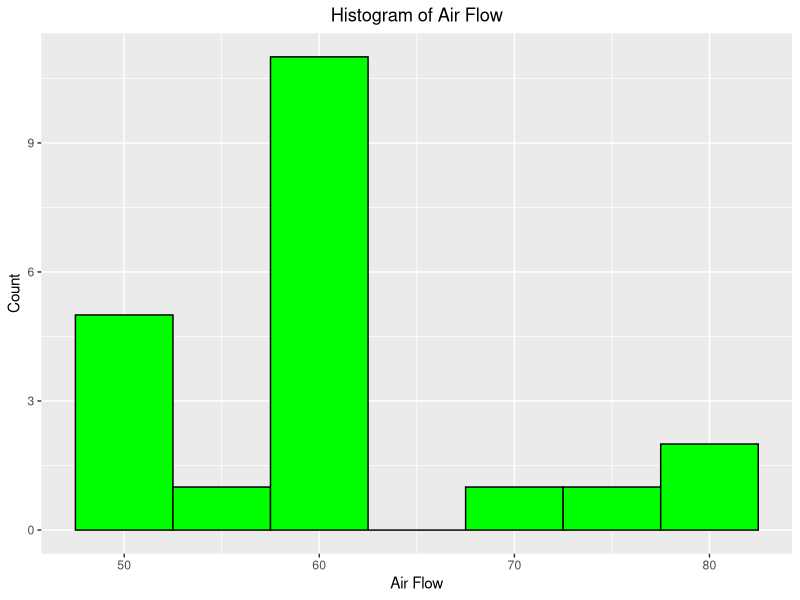
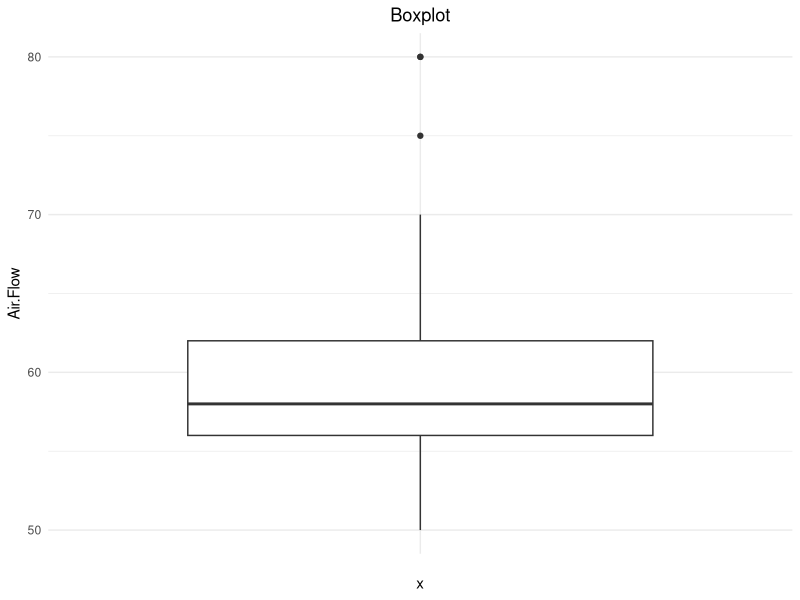
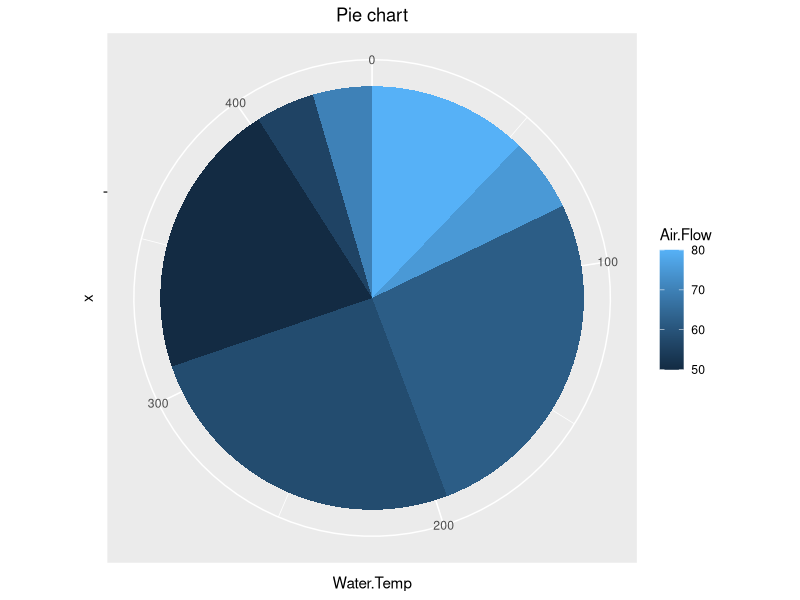
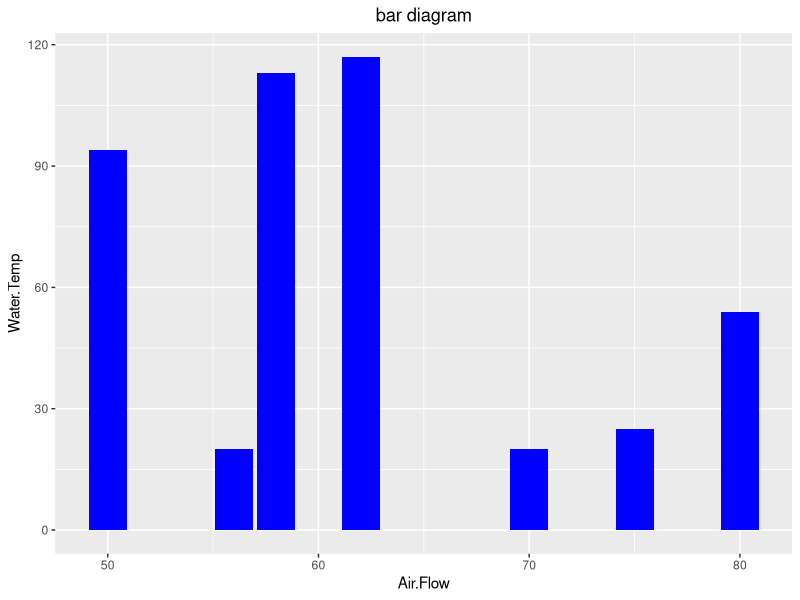
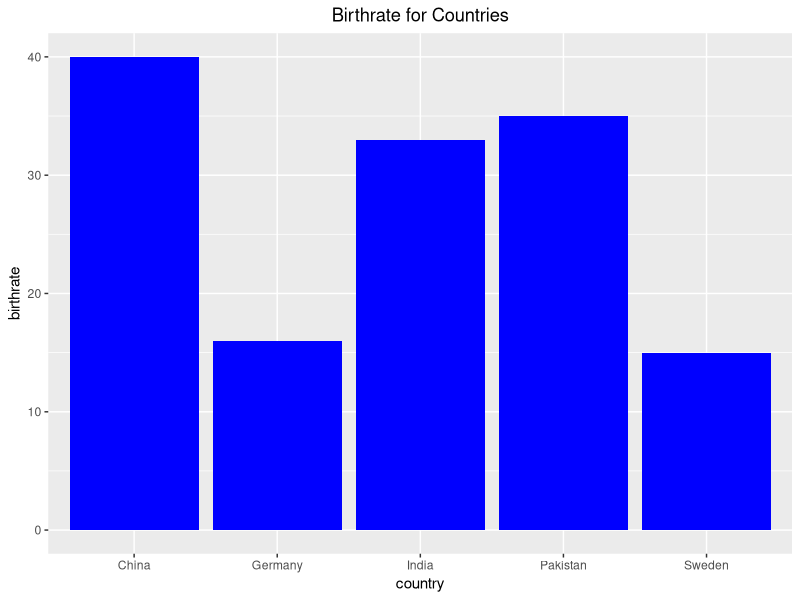
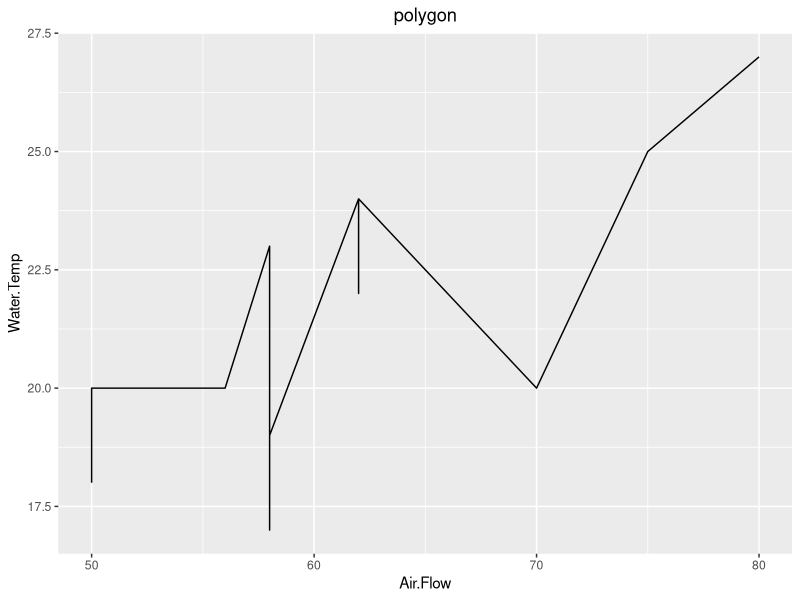
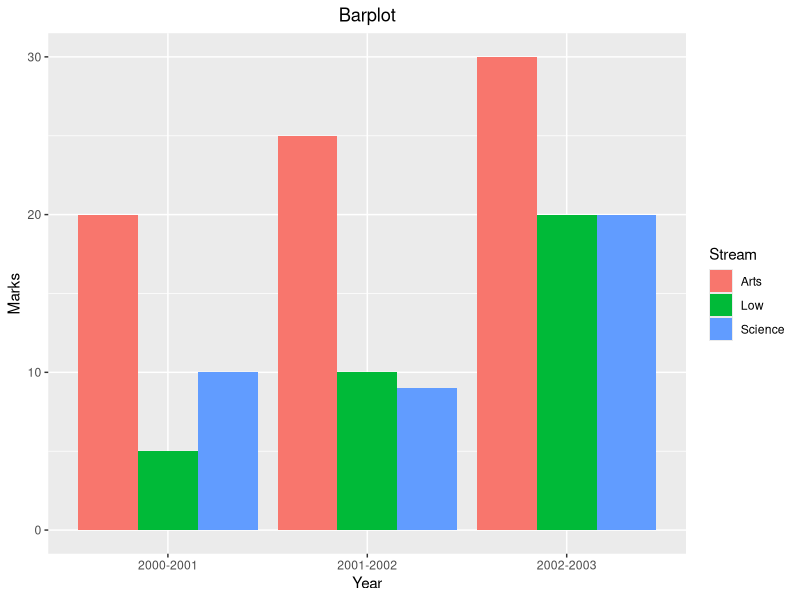
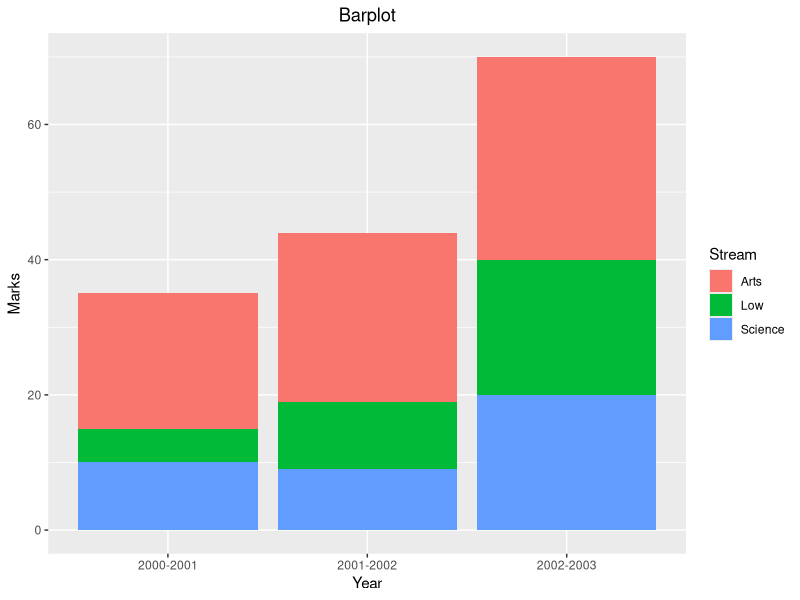

Recreate these plots in R, in order.
#Discrete observations
x=c(100,190,210,160,150,160,190,200,170,152)
x
n=length(x)
am=mean(x)
am
lx=log(x)
lx
gm=10^(mean(lx))
gm
hm=1/am
hm
hm= 1/(mean(1/x))
hm
tx =table(x)
tx
m=which(tx==max(tx))
m
stx=sort(unique(x))
stx
mo=stx[m]
mo
me=median(x)
me
q1=quantile(x,0.25)
q1
d3=quantile(x,0.3)
d3
cat("mean=",am,"\n")
cat("geometric mean=",gm,"\n")
cat("harmonic mean=",hm,"\n")
cat("mode=",mo,"\n")
cat("median=",me,"\n")
cat("quartile1=",q1,"\n")
cat("decile3=",d3,"\n")

#ungrouped frequency distribution

x=1:5
x
f=c(7,11,9,8,3)
f
y=rep(x,f)
y
n=sum(f)
n
am=mean(y)
am
ly=log(y)
ly
gm=10^(mean(ly))
gm
hm=n/sum(f/x)
hm
m=which(f==max(f))         
mo=x[m]
mo
me=median(y)
me
q3=quantile(y,0.75)
q3
d7=quantile(y,0.7)
d7
p69=quantile(y,0.69)
p69
cat("Mean=",am,"\n")
cat("Geometric mean=",gm,"\n")
cat("Harmonic mean=",hm,"\n")
cat("Mode=",mo,"\n")
cat("Median=",me,"\n")
cat("Quertile 3=",q3,"\n")
cat("Decile 7=",d7,"\n")
cat("Percentile 69=",p69,"\n")
  

#grouped data
lb=seq(410,470,10)
lb
ub=seq(420,480,10)
ub
h=10
h
f=c(14,20,42,54,45,18,7)
f
x=(ub+lb)/2
x
n= sum(f)
n
am=sum(f*x)/n
am
lx=log(x)
lx
gm=10^(sum(f*lx)/n)
gm
hm=n/sum(f/x)
hm
lcf =cumsum(f)
lcf
mc=min(which(lcf>=n/2))
mc
med=lb[mc]+(n/2-lcf[mc-1])*h/f[mc]
med
qc=min(which(lcf>=3*n/4))
qc
q3=lb[qc]+(3*n/4-lcf[qc-1])*h/f[qc]
q3
dc=min(which(lcf>=6*n/10))
d6=lb[dc]+(6*n/10-lcf[dc-1])*h/f[dc]
d6
moc=which(f==max(f))
moc
mo=lb[moc]+((f[moc]-f[moc-1])/(2*f[moc]-f[moc-1]-f[moc+1]))*h
mo
cat("Mean=",am,"\n")
cat("Geometric mean=",gm,"\n")
cat("Harmonic mean=",hm,"\n")
cat("Median=",med,"\n")
cat("Quartile 3=",q3,"\n")
cat("Decile 6=",d6,"\n")
cat("Mode=",mo,"\n")
 



# exercise
#question 1
x=c(5,2,7,9,12,15,6,7,8,14,21,9,12,15,7,7,9,12,5,2,7,5,10,12,16,14,10,9,7,8)
x
n=length(x)
n
lx=log(x)
lx
am=mean(x)
am
gm=10^(mean(lx))
gm
hm=1/mean(1/x)
hm
hm1=n/sum(1/x)
hm1
med=median(x)
tx=table(x)
tx
m=which(tx==max(tx))
m
stx=sort(unique(x))
stx
mo=stx[m]
mo
d8=quantile(x,0.8)
d8


#question 2
x="Age at the first child birth"
x
x=19:29
x
f=c(37,85,116,225,200,190,320,290,300,190,100)
f
n=sum(f)
n
am=sum(f*x)/n
am
lx=log(x)
lx
gm=10^(sum(f*lx)/n)
gm
hm=n/sum(f/x)
hm
med=median(x)
med
m=which(f==(max(f)))
m
mo=x[m]
cat("Mean=",am,"\n")
cat("Geometric mean=",gm,"\n")
cat("Harmonic mean=",hm,"\n")
cat("Median=",med,"\n")
cat("Mode=",mo,"\n")


#question 3
lb=seq(20,50,5)
lb
ub=seq(24,54,5)
ub
x=(ub+lb)/2
x
f=c(50,70,100,180,120,60,25)
f
lx=log(x)
lx
h=4
h
n=sum(f)
n
am=sum(f*x)/n
am
gm=10^(sum(f*lx)/n)
gm
hm=n/sum(f/x)
hm
lcf=cumsum(f)
lcf
mc=min(which(lcf>=n/2))
mc
med=lb[mc]+(n/2-lcf[mc-1])*h/f[mc]
med
moc=which(f==(max(f)))
moc
mo=lb[moc]+((f[moc]-f[moc-1])/(2*f[moc]-f[moc-1]-f[moc+1]))*h
mo
qc=min(which(lcf>=3*n/4))
qc
q3=lb[qc]+(3*n/4-lcf[qc-1])*h/f[qc]
q3
dc=min(which(lcf>=4*n/10))
dc
d4=lb[dc]+(4*n/10-lcf[dc-1])*h/f[dc]
d4



x=c(100,190,210,160,150,160,190,200,170,152)
x
q1=quantile(x,0.25)
q1
q2=quantile(x,0.5)
q2
q3=quantile(x,0.75)
q3
qd=(q3-q1)/(q3+q1)
qd
n=length(x)
n
vx=var(x)
vx
v=((n-1)/n)*vx
v
sd=sqrt(v)
sd
cv=sd/mean(x)*100
cv




#measure of dispersion
z=c(2,5,9,7,11,6,5,2,7,9,3,2,8,12,4,6,3,9,8,7)
z
range= max(z)-min(z)
range
#coefficient of range
cr=(max(z)-min(z))/(max(z)+min(z))
cr
#quartiles
q1=quantile(z,0.25)
q1
q2=quantile(z,0.5)
q2
q3=quantile(z,0.75)
q3
#quartile deviation
qd=(q3-q1)
qd
#coefficient of quartile deviation
cqd=(q3-q1)/(q3+q1)
cqd
am=mean(z)
am
abs=abs(z-am)
abs
#mean deviation about mean
md=sum(abs)/length(z)
md
cv=sqrt(((n-1)/n)*var(z))/mean(z)
cv
n=length(z)
n
cm1=sum(z-am)/n
cm1
cm2=sum((z-am)^2)/n
cm2
cm3=sum((z-am)^3)/n
cm3
tz=table(z)
tz
m=which(tz==max(tz))
m
stx=sort(unique(z))
stx
mo=stx[m]
mo
cat("mean=",am,"\n")
cat("mode=",mo,"\n")
sd=sqrt(((n-1)/n)*var(z))
sd

#karl pearson coefficient of skewness
skp=(am-mo)/sd
skp
#bowley's coefficient of skewness
skb=(q3+q1-2*q2)/(q3-q1)
skb







# plots

names(stackloss)
library(ggplot2)
ggplot(stackloss,aes(x=Air.Flow))+
  geom_histogram(binwidth = 5,color="black",fill="green")+
  ggtitle("Histogram of Air Flow")+
  xlab("Air Flow")+
  ylab("Count")+
  theme(plot.title=element_text(hjust=0.5))



ggplot(stackloss,aes(x="",y=Air.Flow))+ 
  geom_boxplot()+
  ggtitle("Boxplot")+
  theme_minimal()+
  theme(plot.title = element_text(hjust=0.5))

library(ggplot2)
ggplot(stackloss,aes(x="",y=Water.Temp,fill=Air.Flow))+
  geom_bar(width=1,stat = "identity")+
  coord_polar("y",start=0)+
  ggtitle("Pie chart")+
  theme(plot.title = element_text(hjust=0.5))


library(ggplot2)
ggplot(stackloss,aes(x=Air.Flow,y=Water.Temp))+
  geom_col(fill="blue")+
  ggtitle("bar diagram")+
  theme(plot.title=element_text(hjust = 0.5))


df=data.frame(country=c("India","Germany","China","Pakistan","Sweden"),birthrate=c(33,16,40,35,15))
df
z=ggplot(df,aes(x=country,y=birthrate))+
  geom_col(fill="blue")+
  ggtitle("Birthrate for Countries")+
  theme(plot.title = element_text(hjust = 0.5))
z  

ggplot(stackloss,aes(x=Air.Flow,y=Water.Temp,group=1))+
  geom_line()+
  ggtitle("polygon")+
  theme(plot.title = element_text(hjust = 0.5))

df<-data.frame(Year=c("2000-2001","2000-2001","2000-2001","2001-2002","2001-2002","2001-2002","2002-2003","2002-2003","2002-2003"),
               Marks=c(20,10,5,25,9,10,30,20,20),Stream=c("Arts","Science","Low","Arts","Science","Low","Arts","Science","Low"))
df
ggplot(df,aes(x=Year,y=Marks))+
  geom_col(aes(fill=Stream),position="dodge")+
  ggtitle("Barplot")+
  theme(plot.title = element_text(hjust=0.5))


df<-data.frame(Year=c("2000-2001","2000-2001","2000-2001","2001-2002","2001-2002","2001-2002","2002-2003","2002-2003","2002-2003"),
               Marks=c(20,10,5,25,9,10,30,20,20),Stream=c("Arts","Science","Low","Arts","Science","Low","Arts","Science","Low"))
df
ggplot(df,aes(x=Year,y=Marks))+
  geom_col(aes(fill=Stream))+
  ggtitle("Barplot")+
  theme(plot.title = element_text(hjust=0.5))

library(ggplot2)
ggplot(stackloss,aes(x=Air.Flow))+
  geom_histogram(binwidth = 5,color="black",fill="blue")+
  ggtitle("Histogram")+
  theme(plot.title = element_text(hjust=0.5))
